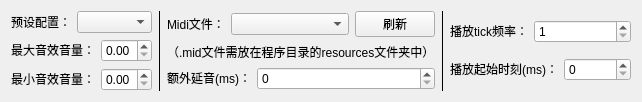
         <widget class="QWidget" name="tab">
          <attribute name="title">
           <string>通用设置</string>
          </attribute>
          <layout class="QHBoxLayout" name="horizontalLayout_8">
           <item>
            <layout class="QVBoxLayout" name="verticalLayout_8">
             <item>
              <layout class="QHBoxLayout" name="horizontalLayout">
               <item>
                <widget class="QLabel" name="label_2">
                 <property name="sizePolicy">
                  <sizepolicy hsizetype="Fixed" vsizetype="Preferred">
                   <horstretch>0</horstretch>
                   <verstretch>0</verstretch>
                  </sizepolicy>
                 </property>
                 <property name="text">
                  <string>&lt;html&gt;&lt;head/&gt;&lt;body&gt;&lt;p align=&quot;right&quot;&gt;预设配置：&lt;/p&gt;&lt;/body&gt;&lt;/html&gt;</string>
                 </property>
                </widget>
               </item>
               <item>
                <widget class="QComboBox" name="comboBox"/>
               </item>
              </layout>
             </item>
             <item>
              <layout class="QGridLayout" name="gridLayout_4">
               <item row="0" column="0">
                <widget class="QLabel" name="label_10">
                 <property name="sizePolicy">
                  <sizepolicy hsizetype="Fixed" vsizetype="Preferred">
                   <horstretch>0</horstretch>
                   <verstretch>0</verstretch>
                  </sizepolicy>
                 </property>
                 <property name="text">
                  <string>&lt;html&gt;&lt;head/&gt;&lt;body&gt;&lt;p align=&quot;right&quot;&gt;最大音效音量：&lt;/p&gt;&lt;/body&gt;&lt;/html&gt;</string>
                 </property>
                </widget>
               </item>
               <item row="0" column="1">
                <widget class="QDoubleSpinBox" name="doubleSpinBox_3">
                 <property name="maximum">
                  <double>1.000000000000000</double>
                 </property>
                 <property name="singleStep">
                  <double>0.050000000000000</double>
                 </property>
                </widget>
               </item>
               <item row="1" column="0">
                <widget class="QLabel" name="label_11">
                 <property name="sizePolicy">
                  <sizepolicy hsizetype="Fixed" vsizetype="Preferred">
                   <horstretch>0</horstretch>
                   <verstretch>0</verstretch>
                  </sizepolicy>
                 </property>
                 <property name="text">
                  <string>&lt;html&gt;&lt;head/&gt;&lt;body&gt;&lt;p align=&quot;right&quot;&gt;最小音效音量：&lt;/p&gt;&lt;/body&gt;&lt;/html&gt;</string>
                 </property>
                </widget>
               </item>
               <item row="1" column="1">
                <widget class="QDoubleSpinBox" name="doubleSpinBox_2">
                 <property name="maximum">
                  <double>1.000000000000000</double>
                 </property>
                 <property name="singleStep">
                  <double>0.050000000000000</double>
                 </property>
                </widget>
               </item>
              </layout>
             </item>
            </layout>
           </item>
           <item>
            <widget class="Line" name="line_9">
             <property name="frameShadow">
              <enum>QFrame::Shadow::Plain</enum>
             </property>
             <property name="orientation">
              <enum>Qt::Orientation::Vertical</enum>
             </property>
            </widget>
           </item>
           <item>
            <layout class="QVBoxLayout" name="verticalLayout_9">
             <item>
              <layout class="QVBoxLayout" name="verticalLayout">
               <item>
                <layout class="QHBoxLayout" name="horizontalLayout_9">
                 <item>
                  <widget class="QLabel" name="label_13">
                   <property name="sizePolicy">
                    <sizepolicy hsizetype="Fixed" vsizetype="Preferred">
                     <horstretch>0</horstretch>
                     <verstretch>0</verstretch>
                    </sizepolicy>
                   </property>
                   <property name="text">
                    <string>&lt;html&gt;&lt;head/&gt;&lt;body&gt;&lt;p&gt;Midi文件：&lt;/p&gt;&lt;/body&gt;&lt;/html&gt;</string>
                   </property>
                   <property name="textFormat">
                    <enum>Qt::TextFormat::AutoText</enum>
                   </property>
                  </widget>
                 </item>
                 <item>
                  <widget class="QComboBox" name="comboBox_3"/>
                 </item>
                 <item>
                  <widget class="QPushButton" name="pushButton_2">
                   <property name="sizePolicy">
                    <sizepolicy hsizetype="Fixed" vsizetype="Fixed">
                     <horstretch>0</horstretch>
                     <verstretch>0</verstretch>
                    </sizepolicy>
                   </property>
                   <property name="text">
                    <string>刷新</string>
                   </property>
                  </widget>
                 </item>
                </layout>
               </item>
               <item>
                <widget class="QLabel" name="label_14">
                 <property name="sizePolicy">
                  <sizepolicy hsizetype="Preferred" vsizetype="Fixed">
                   <horstretch>0</horstretch>
                   <verstretch>0</verstretch>
                  </sizepolicy>
                 </property>
                 <property name="text">
                  <string>&lt;html&gt;&lt;head/&gt;&lt;body&gt;&lt;p&gt;（.mid文件需放在程序目录的resources文件夹中）&lt;/p&gt;&lt;/body&gt;&lt;/html&gt;</string>
                 </property>
                </widget>
               </item>
              </layout>
             </item>
             <item>
              <layout class="QVBoxLayout" name="verticalLayout_3">
               <item>
                <layout class="QHBoxLayout" name="horizontalLayout_12">
                 <item>
                  <widget class="QLabel" name="label_9">
                   <property name="sizePolicy">
                    <sizepolicy hsizetype="Fixed" vsizetype="Preferred">
                     <horstretch>0</horstretch>
                     <verstretch>0</verstretch>
                    </sizepolicy>
                   </property>
                   <property name="text">
                    <string>&lt;html&gt;&lt;head/&gt;&lt;body&gt;&lt;p align=&quot;right&quot;&gt;额外延音(ms)：&lt;/p&gt;&lt;/body&gt;&lt;/html&gt;</string>
                   </property>
                  </widget>
                 </item>
                 <item>
                  <widget class="QSpinBox" name="spinBox_5">
                   <property name="maximum">
                    <number>2147483647</number>
                   </property>
                  </widget>
                 </item>
                </layout>
               </item>
              </layout>
             </item>
            </layout>
           </item>
           <item>
            <widget class="Line" name="line_12">
             <property name="frameShadow">
              <enum>QFrame::Shadow::Plain</enum>
             </property>
             <property name="orientation">
              <enum>Qt::Orientation::Vertical</enum>
             </property>
            </widget>
           </item>
           <item>
            <layout class="QVBoxLayout" name="verticalLayout_10">
             <item>
              <layout class="QHBoxLayout" name="horizontalLayout_10">
               <item>
                <widget class="QLabel" name="label_8">
                 <property name="sizePolicy">
                  <sizepolicy hsizetype="Fixed" vsizetype="Preferred">
                   <horstretch>0</horstretch>
                   <verstretch>0</verstretch>
                  </sizepolicy>
                 </property>
                 <property name="text">
                  <string>&lt;html&gt;&lt;head/&gt;&lt;body&gt;&lt;p align=&quot;right&quot;&gt;播放tick频率：&lt;/p&gt;&lt;/body&gt;&lt;/html&gt;</string>
                 </property>
                </widget>
               </item>
               <item>
                <widget class="QSpinBox" name="spinBox_4">
                 <property name="minimum">
                  <number>1</number>
                 </property>
                </widget>
               </item>
              </layout>
             </item>
             <item>
              <layout class="QHBoxLayout" name="horizontalLayout_13">
               <item>
                <widget class="QLabel" name="label_12">
                 <property name="sizePolicy">
                  <sizepolicy hsizetype="Fixed" vsizetype="Preferred">
                   <horstretch>0</horstretch>
                   <verstretch>0</verstretch>
                  </sizepolicy>
                 </property>
                 <property name="text">
                  <string>&lt;html&gt;&lt;head/&gt;&lt;body&gt;&lt;p align=&quot;right&quot;&gt;播放起始时刻(ms)：&lt;/p&gt;&lt;/body&gt;&lt;/html&gt;</string>
                 </property>
                </widget>
               </item>
               <item>
                <widget class="QSpinBox" name="spinBox_6">
                 <property name="maximum">
                  <number>2147483647</number>
                 </property>
                </widget>
               </item>
              </layout>
             </item>
            </layout>
           </item>
          </layout>
         </widget>
